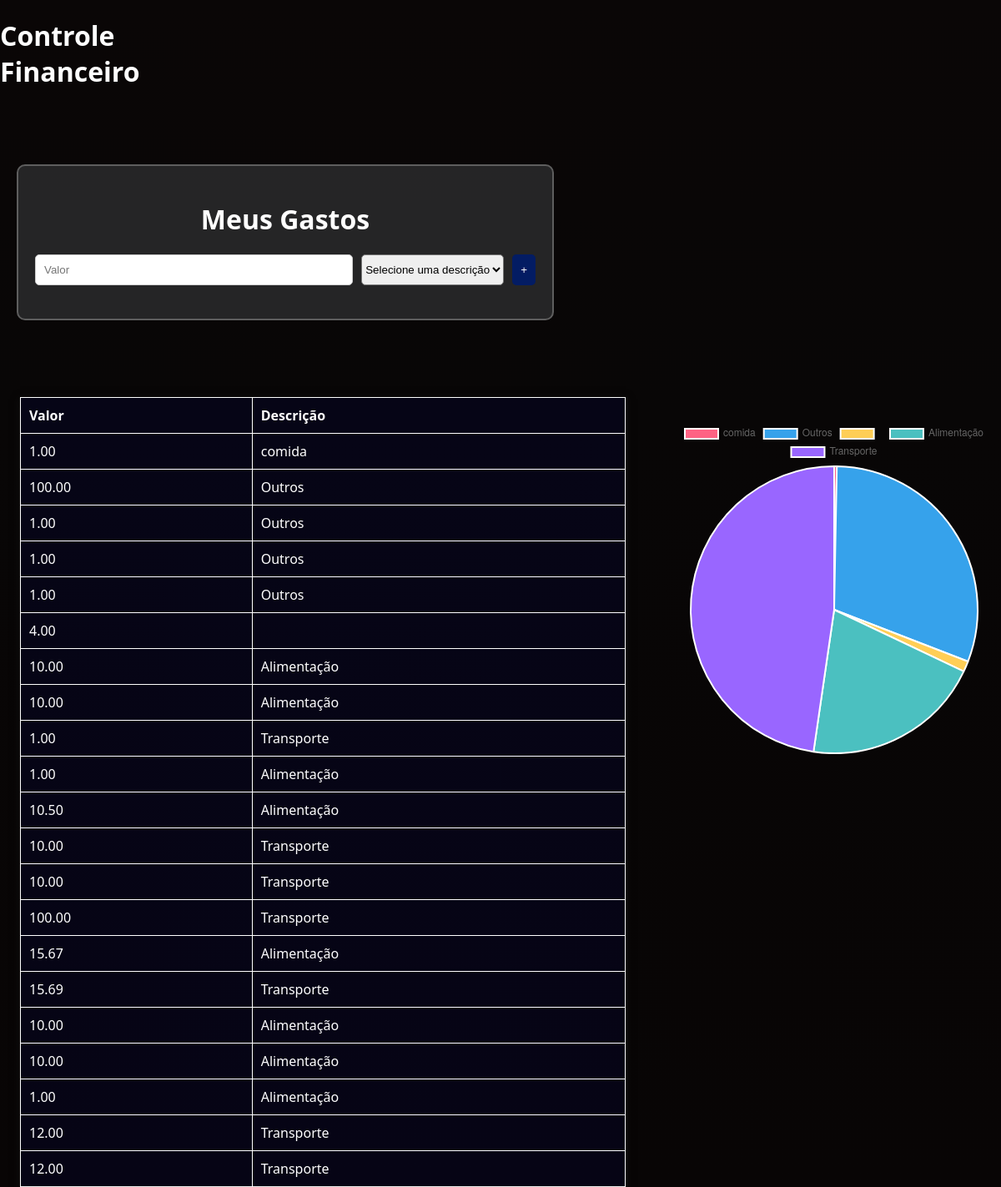
The page / on the database its author committed.
### controle/models.py (models this page shows, shortened)
class Gasto(models.Model):
    valor = models.DecimalField(max_digits=10, decimal_places=2)
    descricao = models.CharField(max_length=100)
    data = models.DateField(auto_now_add=True)

### controle/views.py (the view, shortened to what this page needs)
# urls.py: 2. Add a URL to urlpatterns:  path('', views.home, name='home')
def home(request):
    hoje = date.today()
    gastos = Gasto.objects.filter(
        data__day=hoje.day,
        data__month=hoje.month,
    )
    total = sum(g.valor for g in gastos)
    dados = defaultdict(float)
    for g in gastos:
        dados[g.descricao] += float(g.valor)
        labels = list(dados.keys())
        valores = list(dados.values())
    return render(request, 'home.html', {
        'gastos': gastos,
        'total': total,
        'labels': json.dumps(labels),
        'valores': json.dumps(valores),
    })

### controle/templates/home.html (shortened to what this page needs)
{% load static %}
<!DOCTYPE html>
<html>
<head>
<link rel="stylesheet" href="{% static 'css/style.css' %}">
</head>
<body>
    <h1 class="titulo">Controle Financeiro</h1>
    <div class="container">
        <h1> Meus Gastos</h1>
    <form id="formGasto" onsubmit="return false;">
        <input type="number" name="valor" placeholder="Valor" step="0.001" required>
        <select class="descricao" name="descricao" required>
            <option value="">Selecione uma descrição</option>
        </select>
        <button type="submit" id="btnSalvar">+</button>
    </form>
    </div>
    <div class="layout">
    <div class="tabela-numero">
        <table>
            <tr>
                <th>Valor</th>
                <th>Descrição</th>
            </tr>
            {% for gasto in gastos %}
            <tr>
                <td>{{ gasto.valor }}</td>
                <td>{{ gasto.descricao }}</td>
            </tr>
            {% endfor %}
        </table>
    </div>
<div class="grafico-box">
    <div style="width: 400px; margin: 30px auto;">
        <canvas id="grafico"></canvas>
    </div>
</div>
<script>
    const labels = JSON.parse(document.getElementById('labels-data').textContent);
    const data = JSON.parse(document.getElementById('valores-data').textContent);
    console.log("Labels:", labels);
    console.log("Data:", data);
    const ctx = document.getElementById('grafico');
    if (labels.length > 0) {
        new Chart(ctx, {
            type: 'pie',
            data: {
                labels: labels,
                datasets: [{
                    data: data,
                    backgroundColor: [
                        '#ff6384',
                        '#36a2eb',
                        '#ffce56',
                        '#4bc0c0',
                        '#9966ff',
                        '#ff9f40'
                    ]
                }]
            }
        });
    }
</script>
</html>

### controle/static/css/style.css (style rules this page uses)
html,body { height: 100%; margin: 0; scroll-behavior: smooth; }
body { font-family:'Segoe UI', Tahoma, Geneva, Verdana, sans-serif; background: #141313; background: linear-gradient(180deg, rgb(10, 6, 6) 0%, rgba(8, 6, 6, 1) 35%, rgba(8, 5, 5, 1) 100%); background-attachment: fixed; margin: 0%; padding: 0%; }
.container { max-width: 600px; margin: 90px auto; margin-left: 20px; background: rgba(42, 42, 43, 0.9); padding: 20px; border-radius: 10px; border-color: rgb(94, 94, 94); border-width: 2px; border-style: solid; }
h1 { text-align: center; color:white; }
form { display: flex; gap: 10px; margin-bottom: 20px; }
input { flex: 1; padding: 10px; border-radius: 5px; border: 1px solid #ccc; }
button { padding: 10px; background: #031c63; border: none; color: white; border-radius: 5px; cursor: pointer; transition:all 0.25s ease; }
.titulo { color:white; margin-right: 1500px; font-family: 'Segoe UI', Tahoma, Geneva, Verdana, sans-serif; }
table { background-color: rgb(1, 43, 56); width: 100%; border-collapse: collapse; margin-top: 2px; }
th, td { padding: 10px; text-align: left; color: white; border-right: 1px solid rgb(255, 255, 255); border-left: 1px solid rgb(255, 255, 255); border-top: 1px solid rgb(255, 255, 255); }
tbody tr { border-bottom: 1px solid #eee; }
.tabela-numero table { background-color:#04054248; }
.tabela-numero { font-family: 'Segoe UI', Tahoma, Geneva, Verdana, sans-serif; max-width: 1000px; margin-left: 2%; box-shadow: 0px 4px 10px rgba(24, 24, 24, 0.527); flex: 2; }
.layout { display: flex; gap: 50px; }
.grafico-box { flex: 1; }
.descricao { border-radius: 5px; }

### rows shown on the page
Gasto: valor "1.00", descricao "comida"
Gasto: valor "100.00", descricao "Outros"
Gasto: valor "1.00", descricao "Outros"
Gasto: valor "1.00", descricao "Outros"
Gasto: valor "1.00", descricao "Outros"
Gasto: valor "4.00"
Gasto: valor "10.00", descricao "Alimentação"
Gasto: valor "10.00", descricao "Alimentação"
Gasto: valor "1.00", descricao "Transporte"
Gasto: valor "1.00", descricao "Alimentação"
Gasto: valor "10.50", descricao "Alimentação"
Gasto: valor "10.00", descricao "Transporte"
Gasto: valor "10.00", descricao "Transporte"
Gasto: valor "100.00", descricao "Transporte"
Gasto: valor "15.67", descricao "Alimentação"
Gasto: valor "15.69", descricao "Transporte"
Gasto: valor "10.00", descricao "Alimentação"
Gasto: valor "10.00", descricao "Alimentação"
Gasto: valor "1.00", descricao "Alimentação"
Gasto: valor "12.00", descricao "Transporte"
Gasto: valor "12.00", descricao "Transporte"
